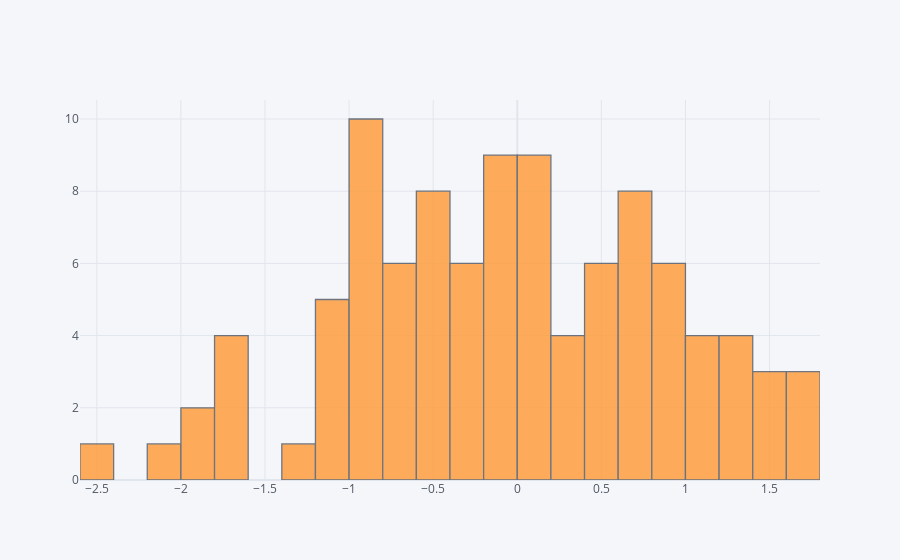

Source (notebook cell):
### Code cell
df['A'].iplot(kind='hist', bins=40)

### Figure 1 — Plotly figure (JSON) as saved in the notebook; plotly's stock layout.template omitted (floating-point values rounded to 4 significant figures)
{"data": [{"histfunc": "count", "histnorm": "", "marker": {"color": "rgba(255, 153, 51, 1.0)", "line": {"color": "#4D5663", "width": 1.3}}, "name": "A", "nbinsx": 40, "opacity": 0.8, "orientation": "v", "type": "histogram", "x": [0.5113, 1.321, -0.4555, -0.3672, -1.012, -0.6456, 0.9329, 0.06297, -1.618, 1.044, -1.639, 0.6512, -0.4815, -1.714, 0.3491, -0.9124, -0.8137, -0.8542, 0.6947, 0.8789, -1.636, 0.7228, -1.182, 0.2908, 1.416, 0.7846, 0.556, 0.005473, -1.041, 0.03863, 0.9855, 1.188, 0.168, -0.7621, 0.07035, 0.5014, -0.3315, 0.6867, 1.504, 0.5191, 1.201, -0.2131, 0.5775, -0.2337, 1.635, -0.07772, -0.2362, 1.419, -2.443, 0.159, 0.5066, 0.7802, 0.1129, -0.1592, 0.2858, -0.01355, 0.01256, -0.8435, -0.9431, 1.26, -0.4356, -1.09, 1.183, -0.6662, -0.4239, -0.2783, 0.764, -0.07328, -0.5221, -0.8285, -0.4692, -0.8452, -2.039, -0.08125, -0.6253, -0.5496, -0.6508, -0.6163, 1.744, -0.1306, -1.852, 0.1962, -0.9674, 0.9142, -1.002, 0.8272, 0.9269, -0.4485, 0.7022, -0.1944, 1.727, -0.1311, -0.1744, 1.13, -0.8735, -1.89, 0.2593, 1.373, -0.9219, -1.208]}], "layout": {"barmode": "overlay", "legend": {"bgcolor": "#F5F6F9", "font": {"color": "#4D5663"}}, "paper_bgcolor": "#F5F6F9", "plot_bgcolor": "#F5F6F9", "title": {"font": {"color": "#4D5663"}}, "xaxis": {"gridcolor": "#E1E5ED", "showgrid": true, "tickfont": {"color": "#4D5663"}, "title": {"font": {"color": "#4D5663"}, "text": ""}, "zerolinecolor": "#E1E5ED"}, "yaxis": {"gridcolor": "#E1E5ED", "showgrid": true, "tickfont": {"color": "#4D5663"}, "title": {"font": {"color": "#4D5663"}, "text": ""}, "zerolinecolor": "#E1E5ED"}}}
